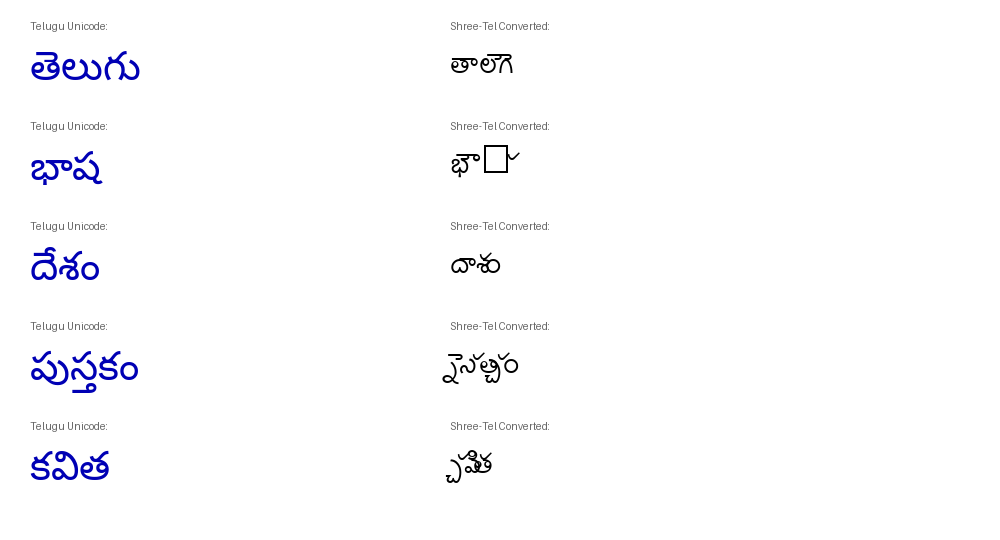

The Python source for this figure:
import os
from PIL import Image, ImageDraw, ImageFont

font_path = '/home/samuelvictor/Downloads/Shree-Tel-0908 Regular/Shree-Tel-0908 Regular.ttf'
ref_font_path = '/usr/share/fonts/noto/NotoSansTelugu-Regular.ttf'

shree_font = ImageFont.truetype(font_path, 40)
noto_font = ImageFont.truetype(ref_font_path, 40)
label_font = ImageFont.load_default()

words = [
    ("తెలుగు", chr(0x2122) + chr(0xE9) + chr(0xCB) + chr(0xF0) + chr(0x56) + chr(0xF0)),
    ("భాష", chr(0xBF) + chr(0xFA) + chr(153) + chr(0xE6)),
    ("దేశం", chr(0xA7) + chr(0xEA) + chr(0xD4) + chr(0xE6) + chr(0xC6)),
    ("పుస్తకం", chr(0xB2) + chr(0xF0) + chr(0xDC) + chr(0xE6) + chr(0x2122) + 'a' + chr(0xE6) + chr(0xC6)),
    ("కవిత", 'a' + chr(0xE6) + chr(0xD0) + chr(0xEC) + chr(0x2122) + chr(0xE6)),
]

img = Image.new('RGB', (1000, len(words) * 100 + 40), color=(255, 255, 255))
draw = ImageDraw.Draw(img)

for i, (u_word, s_word) in enumerate(words):
    y = i * 100 + 20
    draw.text((30, y), f"Telugu Unicode:", fill=(100, 100, 100), font=label_font)
    draw.text((30, y + 25), u_word, fill=(0, 0, 180), font=noto_font)

    draw.text((450, y), f"Shree-Tel Converted:", fill=(100, 100, 100), font=label_font)
    try:
        draw.text((450, y + 25), s_word, fill=(0, 0, 0), font=shree_font)
    except Exception as e:
        draw.text((450, y + 25), f"Err: {e}", fill=(255, 0, 0), font=label_font)

img.save('scratch/shreelipi_telugu/test_postmatra_words.png')
print("Rendered test_postmatra_words.png")
